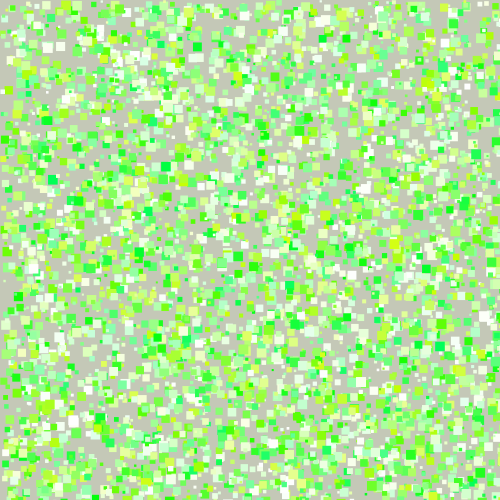
Frame 1 (no input)
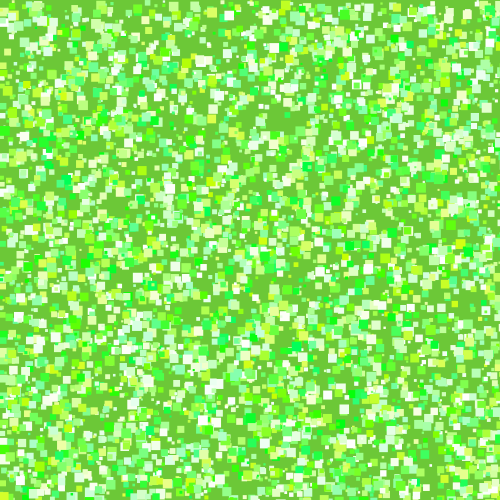
Frame 60 (the mouse pressed at the canvas centre just before this capture)
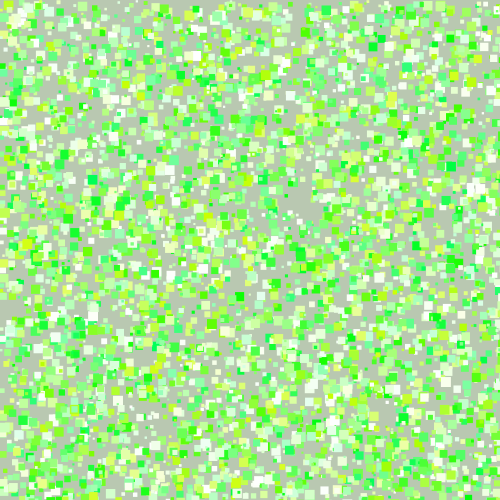
Frame 120 (the mouse held since frame 60 and released just before this capture)

The Processing sketch that drew these frames (run headless with seeded random() and noise(); from frame 60 on, the mouse is pressed at the canvas centre):

// Processing sketch: processing_160063
// ── processing_160063.pde

int cuantos = 5000;
float[] px = new float[cuantos];
float[] py = new float[cuantos];
float[] tm = new float[cuantos];
float[] vl = new float[cuantos];
color[] colores = new color[cuantos];
void setup() {
  colorMode(HSB);
  size(500, 500);
  noStroke();
  for (int L = 0; L<cuantos ; L++) {
    px[L] = random(500);
    py[L] = random(500);
    tm[L] = random(2, 10);
    vl[L] = random(0.5, 10);
    colores[L] = color(random(50,100), random(255), 255);
  }
}
void draw() {
  background(random(50,100), random(255), 200);
  for (int L = 0; L<cuantos ; L++) {
    fill(colores[L]);
    rect(px[L], py[L], tm[L], tm[L]);
    px[L] = px[L] + vl[L];
    if (px[L]>width) {
      px[L]=0;
    }
  }
}
